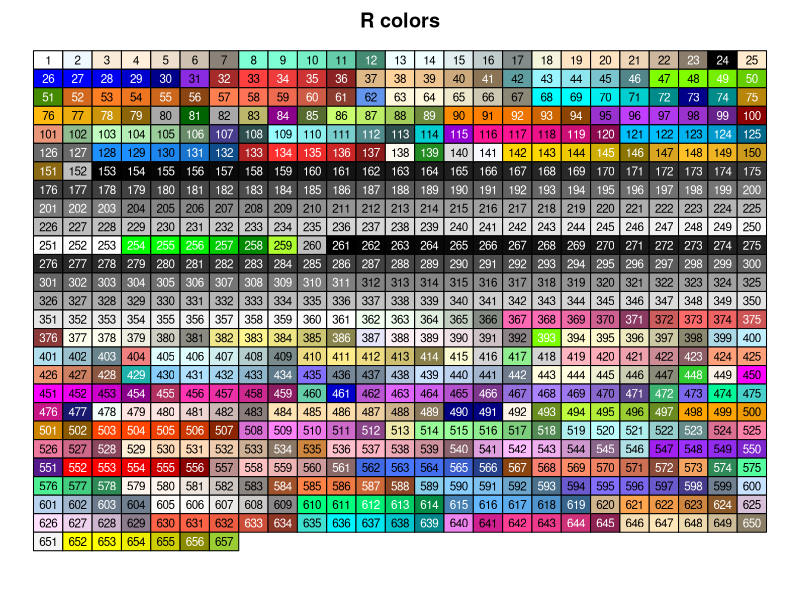
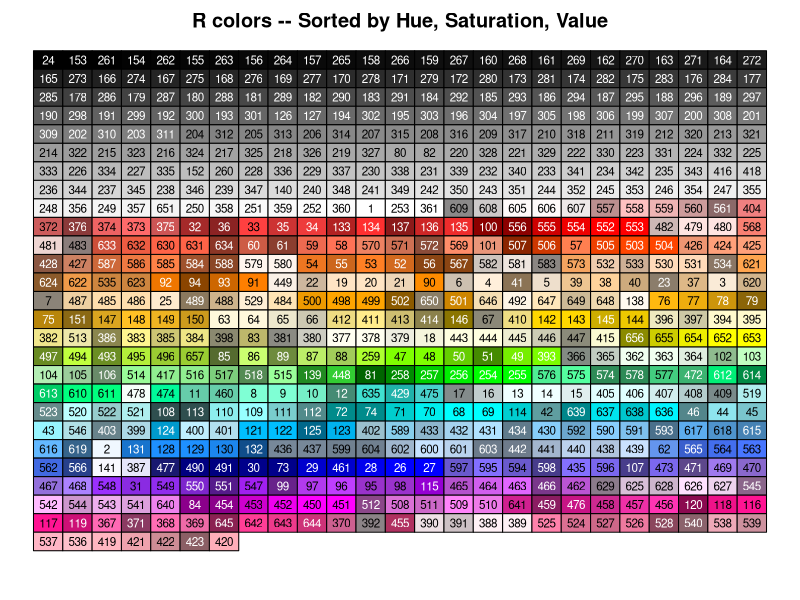
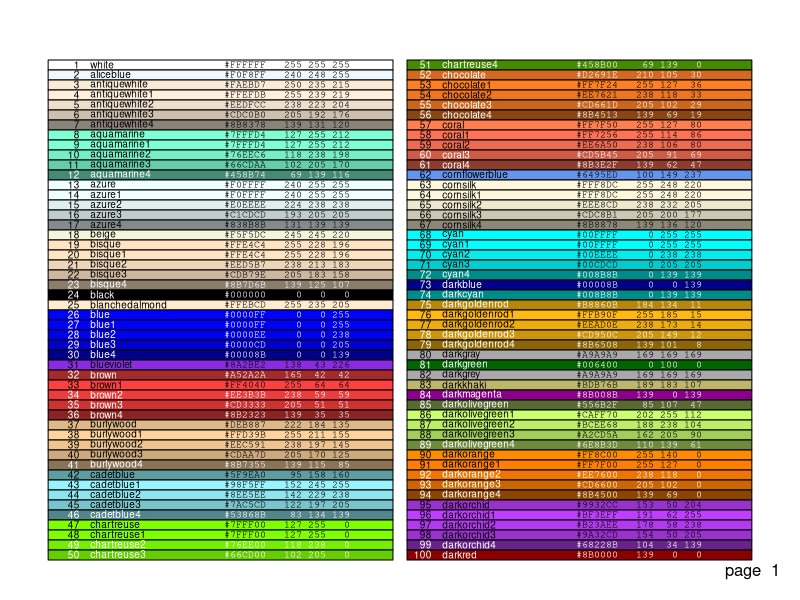
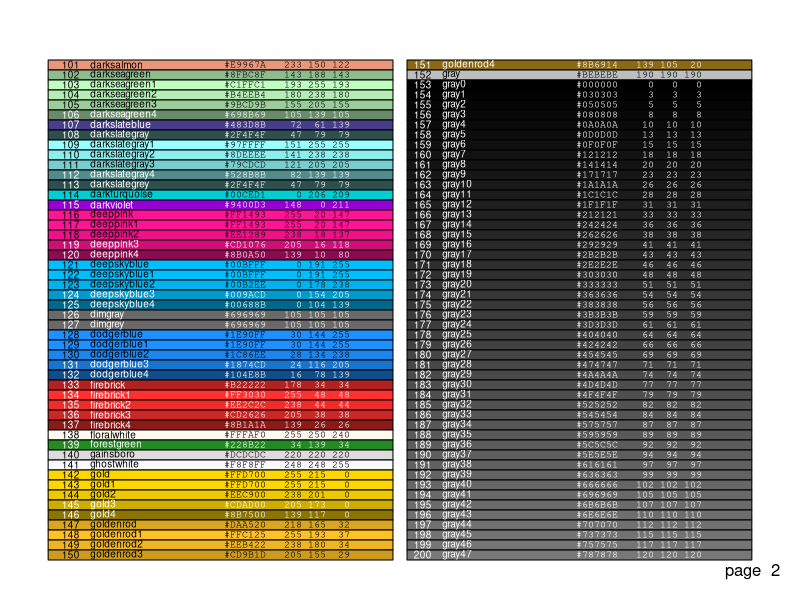
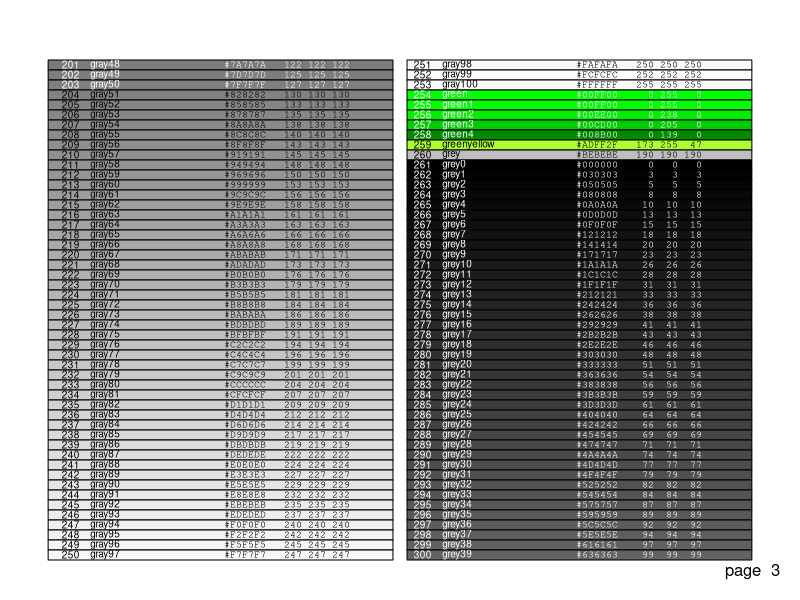
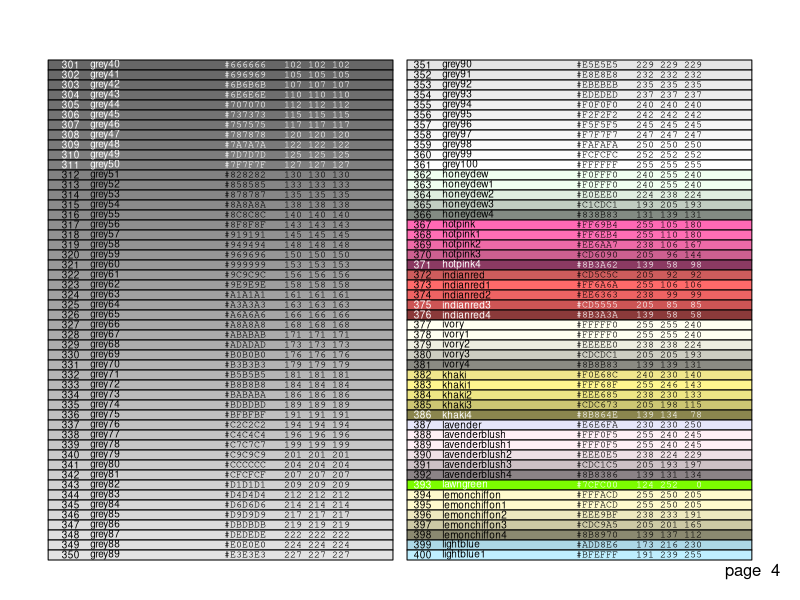
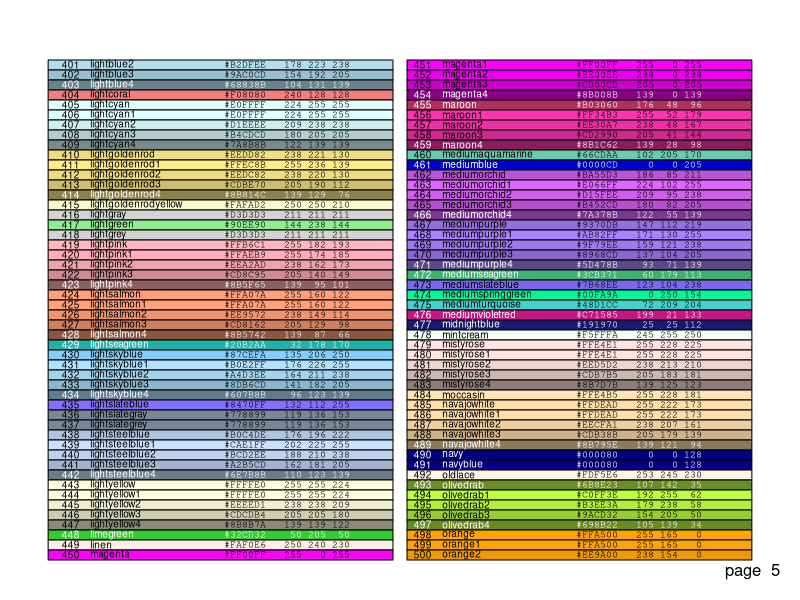
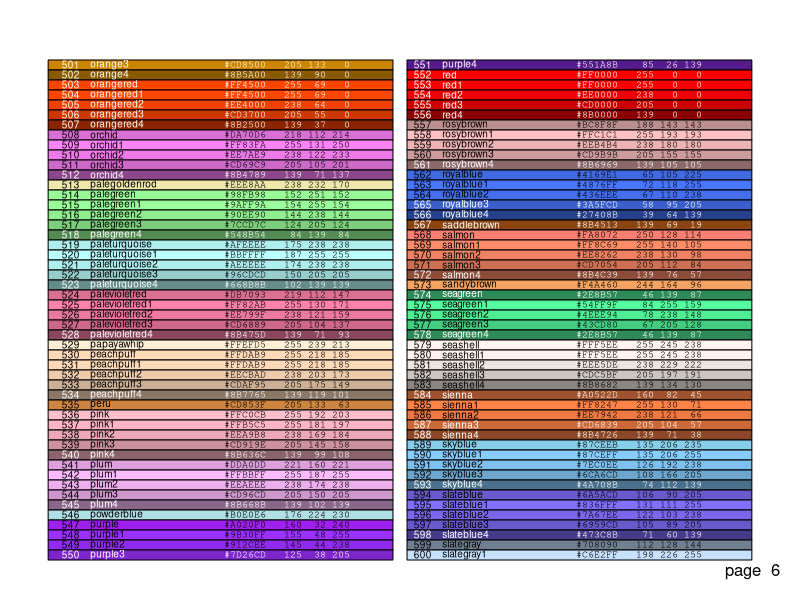

These charts were generated, in order, by the following R code:
## ---- chunk 1
# Color Chart in R
# (Tested in R version 3.1.2)
#
# Earl F Glynn
# UMKC Center for Health Insights
# 2013-12-30 Store in GitHub.
# 2015-02-07 Create .Rmd version
#
# Original 2005 version completed while at
# Stowers Institute for Medical Research

# Be cautious in case definition of "colors" changes.
# Use hard-coded constant since this is not expected to change.
stopifnot(length(colors()) == 657)

# 0. Setup

# For a given color, define a text color that will have good contrast.
#   Examples:
#     > SetTextContrastColor("white")
#     [1] "black"
#     > SetTextContrastColor("black")
#     [1] "white"
#     > SetTextContrastColor("red")
#     [1] "white"
#     > SetTextContrastColor("yellow")
#     [1] "black"
SetTextContrastColor <- function(color)
{
  ifelse( mean(col2rgb(color)) > 127, "black", "white")
}

# Define this array of text contrast colors that correponds to each
# member of the colors() array.
TextContrastColor <- unlist( lapply(colors(), SetTextContrastColor) )
## ---- chunk 2
par(mar=c(1,1,2,1))
colCount <- 25  # number per row
rowCount <- 27

plot( c(1,colCount), c(0,rowCount), type="n", ylab="", xlab="",
     axes=FALSE, ylim=c(rowCount,0))
title("R colors")

for (j in 0:(rowCount-1))
{
  base <- j*colCount
  remaining <- length(colors()) - base
  RowSize <- ifelse(remaining < colCount, remaining, colCount)
  rect((1:RowSize)-0.5,j-0.5, (1:RowSize)+0.5,j+0.5,
    border="black",
    col=colors()[base + (1:RowSize)])
  text((1:RowSize), j, paste(base + (1:RowSize)), cex=0.7,
       col=TextContrastColor[base + (1:RowSize)])
}
## ---- chunk 3
par(mar=c(1,1,2,1))
RGBColors <- col2rgb(colors()[1:length(colors())])
HSVColors <- rgb2hsv( RGBColors[1,], RGBColors[2,], RGBColors[3,], maxColorValue=255)
HueOrder  <- order( HSVColors[1,], HSVColors[2,], HSVColors[3,] )

plot(0, type="n", ylab="", xlab="",
     axes=FALSE, ylim=c(rowCount,0), xlim=c(1,colCount))

title("R colors -- Sorted by Hue, Saturation, Value")

for (j in 0:(rowCount-1))
{
  for (i in 1:colCount)
  {
    k <- j*colCount + i
    if (k <= length(colors()))
    {
      rect(i-0.5,j-0.5, i+0.5,j+0.5, border="black", col=colors()[ HueOrder[k] ])
      text(i,j, paste(HueOrder[k]), cex=0.7, col=TextContrastColor[ HueOrder[k] ])
    }
  }
}
## ---- chunk 4
GetColorHexAndDecimal <- function(color)
{
  clr <- col2rgb(color)
  sprintf("#%02X%02X%02X   %3d %3d %3d",
          clr[1],clr[2],clr[3], clr[1],clr[2],clr[3])
}
## ---- chunk 5
GetColorHexAndDecimal("yellow")
## ---- chunk 6
par(mar=c(1,1,1,1))
## ---- chunk 7
index <- paste(1:length(colors()))
HexAndDec <- unlist( lapply(colors(), GetColorHexAndDecimal) )

PerColumn <- 50
PerPage   <- 2*PerColumn
## ---- chunk 8
par(mar=c(1,1,2,1))
for (page in 1: (trunc( (length(colors()) + (PerPage-1)) / PerPage) )  )
{

  plot(0, type="n", ylab="", xlab="",
       axes=FALSE, ylim=c(PerColumn,0), xlim=c(0,1))
  #title("R colors")
  mtext(paste("page ", page), SOUTH<-1, adj=1, line=-1)

  base <- PerPage*(page-1)

  # Column 1
  remaining <- length(colors()) - base
  ColumnSize <- ifelse(remaining < PerColumn, remaining, PerColumn)

  rect(0.00, 0:(ColumnSize-1),
       0.49, 1:ColumnSize,
       border="black",
       col=colors()[(base+1):(base+ColumnSize)])
  text(0.045, 0.45+(0:(ColumnSize-1)), adj=1,
       index[(base+1):(base+ColumnSize)], cex=0.6,
       col=TextContrastColor[(base+1):(base+ColumnSize)])
  text(0.06, 0.45+(0:(ColumnSize-1)), adj=0,
       colors()[(base+1):(base+ColumnSize)], cex=0.6,
       col=TextContrastColor[(base+1):(base+ColumnSize)])
  save <- par(family="mono")  # use mono-spaced font with number columns
  text(0.25, 0.45+(0:(ColumnSize-1)), adj=0,
       HexAndDec[(base+1):(base+ColumnSize)], cex=0.6,
       col=TextContrastColor[(base+1):(base+ColumnSize)])
  par(save)

  # Column 2
  if (remaining > PerColumn)
  {
    remaining <- remaining - PerColumn
    ColumnSize <- ifelse(remaining < PerColumn, remaining, PerColumn)
    rect(0.51, 0:(ColumnSize-1),
         1.00, 1:ColumnSize,
         border="black",
         col=colors()[(base+PerColumn+1):(base+PerColumn+ColumnSize)])
    text(0.545, 0.45+(0:(ColumnSize-1)), adj=1,
         index[(base+PerColumn+1):(base+PerColumn+ColumnSize)], cex=0.6,
         col=TextContrastColor[(base+PerColumn+1):(base+PerColumn+ColumnSize)])
    text(0.56, 0.45+(0:(ColumnSize-1)), adj=0,
         colors()[(base+PerColumn+1):(base+PerColumn+ColumnSize)], cex=0.6,
         col=TextContrastColor[(base+PerColumn+1):(base+PerColumn+ColumnSize)])
    save <- par(family="mono")
    text(0.75, 0.45+(0:(ColumnSize-1)), adj=0,
         HexAndDec[(base+PerColumn+1):(base+PerColumn+ColumnSize)], cex=0.6,
         col=TextContrastColor[(base+PerColumn+1):(base+PerColumn+ColumnSize)])
    par(save)
  }

}
